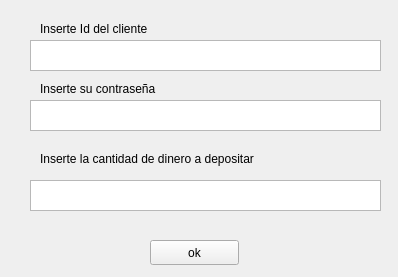
<?xml version="1.0" encoding="UTF-8"?>
<ui version="4.0">
 <class>Form</class>
 <widget class="QWidget" name="Form">
  <property name="geometry">
   <rect>
    <x>0</x>
    <y>0</y>
    <width>398</width>
    <height>277</height>
   </rect>
  </property>
  <property name="windowTitle">
   <string>Form</string>
  </property>
  <widget class="QPushButton" name="Ok">
   <property name="geometry">
    <rect>
     <x>150</x>
     <y>240</y>
     <width>89</width>
     <height>25</height>
    </rect>
   </property>
   <property name="text">
    <string>ok</string>
   </property>
  </widget>
  <widget class="QLabel" name="label">
   <property name="geometry">
    <rect>
     <x>40</x>
     <y>20</y>
     <width>311</width>
     <height>17</height>
    </rect>
   </property>
   <property name="text">
    <string>Inserte Id del cliente</string>
   </property>
  </widget>
  <widget class="QTextEdit" name="cc">
   <property name="geometry">
    <rect>
     <x>30</x>
     <y>40</y>
     <width>351</width>
     <height>31</height>
    </rect>
   </property>
  </widget>
  <widget class="QLabel" name="label_2">
   <property name="geometry">
    <rect>
     <x>40</x>
     <y>80</y>
     <width>241</width>
     <height>17</height>
    </rect>
   </property>
   <property name="text">
    <string>Inserte su contraseña</string>
   </property>
  </widget>
  <widget class="QTextEdit" name="contrasea">
   <property name="geometry">
    <rect>
     <x>30</x>
     <y>100</y>
     <width>351</width>
     <height>31</height>
    </rect>
   </property>
  </widget>
  <widget class="QLabel" name="label_3">
   <property name="geometry">
    <rect>
     <x>40</x>
     <y>150</y>
     <width>301</width>
     <height>17</height>
    </rect>
   </property>
   <property name="text">
    <string>Inserte la cantidad de dinero a depositar</string>
   </property>
  </widget>
  <widget class="QTextEdit" name="money">
   <property name="geometry">
    <rect>
     <x>30</x>
     <y>180</y>
     <width>351</width>
     <height>31</height>
    </rect>
   </property>
  </widget>
 </widget>
 <resources/>
 <connections/>
</ui>
